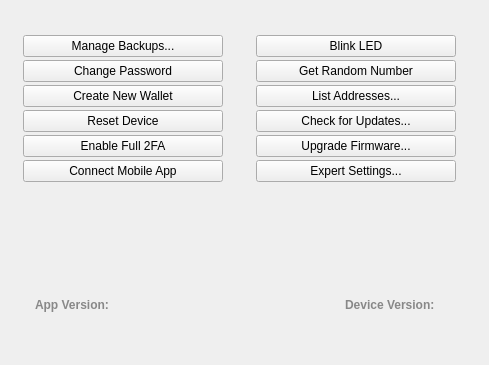
    <widget class="QWidget" name="settings">
     <property name="sizePolicy">
      <sizepolicy hsizetype="Preferred" vsizetype="Expanding">
       <horstretch>0</horstretch>
       <verstretch>0</verstretch>
      </sizepolicy>
     </property>
     <widget class="QWidget" name="verticalLayoutWidget_4">
      <property name="geometry">
       <rect>
        <x>0</x>
        <y>0</y>
        <width>480</width>
        <height>356</height>
       </rect>
      </property>
      <layout class="QVBoxLayout" name="settingsMainLayout">
       <property name="spacing">
        <number>3</number>
       </property>
       <property name="leftMargin">
        <number>10</number>
       </property>
       <property name="topMargin">
        <number>10</number>
       </property>
       <property name="rightMargin">
        <number>10</number>
       </property>
       <property name="bottomMargin">
        <number>10</number>
       </property>
       <item>
        <widget class="QPushButton" name="pushButton_4">
         <property name="enabled">
          <bool>false</bool>
         </property>
         <property name="text">
          <string/>
         </property>
         <property name="icon">
          <iconset>
           <normaloff>:/icons/dbb</normaloff>
           <disabledoff>:/icons/dbb</disabledoff>:/icons/dbb</iconset>
         </property>
         <property name="iconSize">
          <size>
           <width>64</width>
           <height>64</height>
          </size>
         </property>
         <property name="flat">
          <bool>true</bool>
         </property>
        </widget>
       </item>
       <item>
        <layout class="QHBoxLayout" name="horizontalLayout">
         <property name="spacing">
          <number>20</number>
         </property>
         <item>
          <widget class="QPushButton" name="showBackups">
           <property name="maximumSize">
            <size>
             <width>200</width>
             <height>16777215</height>
            </size>
           </property>
           <property name="toolTip">
            <string>Backup your wallet, load a different wallet, or erase backups.</string>
           </property>
           <property name="text">
            <string>Manage Backups...</string>
           </property>
          </widget>
         </item>
         <item>
          <widget class="QPushButton" name="ledButton">
           <property name="maximumSize">
            <size>
             <width>200</width>
             <height>16777215</height>
            </size>
           </property>
           <property name="toolTip">
            <string>Blink the device's LED.</string>
           </property>
           <property name="text">
            <string>Blink LED</string>
           </property>
          </widget>
         </item>
        </layout>
       </item>
       <item>
        <layout class="QHBoxLayout" name="horizontalLayout_2">
         <property name="spacing">
          <number>20</number>
         </property>
         <item>
          <widget class="QPushButton" name="passwordButton">
           <property name="maximumSize">
            <size>
             <width>200</width>
             <height>16777215</height>
            </size>
           </property>
           <property name="toolTip">
            <string>Sets a new device password.</string>
           </property>
           <property name="text">
            <string>Change Password</string>
           </property>
          </widget>
         </item>
         <item>
          <widget class="QPushButton" name="getRand">
           <property name="maximumSize">
            <size>
             <width>200</width>
             <height>16777215</height>
            </size>
           </property>
           <property name="toolTip">
            <string>Generate a random number with the device's onboard high-quality random number generator.</string>
           </property>
           <property name="text">
            <string>Get Random Number</string>
           </property>
          </widget>
         </item>
        </layout>
       </item>
       <item>
        <layout class="QHBoxLayout" name="horizontalLayout_2">
         <property name="spacing">
          <number>20</number>
         </property>
         <item>
          <widget class="QPushButton" name="seedButton">
           <property name="maximumSize">
            <size>
             <width>200</width>
             <height>16777215</height>
            </size>
           </property>
           <property name="toolTip">
            <string>Overwrite the existing wallet with a new wallet.</string>
           </property>
           <property name="text">
            <string>Create New Wallet</string>
           </property>
          </widget>
         </item>
         <item>
          <widget class="QPushButton" name="getAddress">
           <property name="maximumSize">
            <size>
             <width>200</width>
             <height>16777215</height>
            </size>
           </property>
           <property name="toolTip">
            <string>List wallet addresses and their extended public keys for different BIP32 keypaths.</string>
           </property>
           <property name="text">
            <string>List Addresses...</string>
           </property>
          </widget>
         </item>
        </layout>
       </item>
       <item>
        <layout class="QHBoxLayout" name="horizontalLayout_2">
         <property name="spacing">
          <number>20</number>
         </property>
         <item>
          <widget class="QPushButton" name="eraseButton">
           <property name="maximumSize">
            <size>
             <width>200</width>
             <height>16777215</height>
            </size>
           </property>
           <property name="toolTip">
            <string>Erase the device and reset to factory default settings. An inserted micro SD card and the backups it holds are not affected.</string>
           </property>
           <property name="text">
            <string>Reset Device</string>
           </property>
          </widget>
         </item>
         <item>
          <widget class="QPushButton" name="checkForUpdates">
           <property name="maximumSize">
            <size>
             <width>200</width>
             <height>16777215</height>
            </size>
           </property>
           <property name="toolTip">
            <string>Check online for software updates.</string>
           </property>
           <property name="text">
            <string>Check for Updates...</string>
           </property>
          </widget>
         </item>
        </layout>
       </item>
       <item>
        <layout class="QHBoxLayout" name="horizontalLayout_11">
         <property name="spacing">
          <number>20</number>
         </property>
         <property name="bottomMargin">
          <number>0</number>
         </property>
         <item>
          <widget class="QPushButton" name="lockDevice">
           <property name="maximumSize">
            <size>
             <width>200</width>
             <height>16777215</height>
            </size>
           </property>
           <property name="toolTip">
            <string>Enable two-factor authentication. Afterward, a device running the Digital Bitbox mobile app is required to send coins.</string>
           </property>
           <property name="text">
            <string>Enable Full 2FA</string>
           </property>
          </widget>
         </item>
         <item>
          <widget class="QPushButton" name="upgradeFirmware">
           <property name="maximumSize">
            <size>
             <width>200</width>
             <height>16777215</height>
            </size>
           </property>
           <property name="toolTip">
            <string>Securely upgrade your Digital Bitbox firmware.</string>
           </property>
           <property name="text">
            <string>Upgrade Firmware...</string>
           </property>
          </widget>
         </item>
        </layout>
       </item>
       <item>
        <layout class="QHBoxLayout" name="horizontalLayout_111">
         <property name="spacing">
          <number>20</number>
         </property>
         <property name="bottomMargin">
          <number>0</number>
         </property>
         <item>
          <widget class="QPushButton" name="pairDeviceButton">
           <property name="maximumSize">
            <size>
             <width>200</width>
             <height>16777215</height>
            </size>
           </property>
           <property name="toolTip">
            <string>Connect this desktop app to the Digital Bitbox mobile app by creating an encrypted communication channel.</string>
           </property>
           <property name="text">
            <string>Connect Mobile App</string>
           </property>
          </widget>
         </item>
         <item>
          <widget class="QPushButton" name="openSettings">
           <property name="maximumSize">
            <size>
             <width>200</width>
             <height>16777215</height>
            </size>
           </property>
           <property name="toolTip">
            <string>Expert configuration settings.</string>
           </property>
           <property name="text">
            <string>Expert Settings...</string>
           </property>
          </widget>
         </item>
        </layout>
       </item>
       <item>
        <spacer name="verticalSpacer_3">
         <property name="orientation">
          <enum>Qt::Vertical</enum>
         </property>
         <property name="sizeHint" stdset="0">
          <size>
           <width>20</width>
           <height>40</height>
          </size>
         </property>
        </spacer>
       </item>
       <item>
        <layout class="QHBoxLayout" name="horizontalLayout_2">
         <item>
          <layout class="QHBoxLayout" name="horizontalLayout3">
           <property name="leftMargin">
            <number>25</number>
           </property>
           <property name="topMargin">
            <number>0</number>
           </property>
           <property name="rightMargin">
            <number>25</number>
           </property>
           <property name="bottomMargin">
            <number>5</number>
           </property>
           <item>
            <layout class="QHBoxLayout" name="horizontalLayout31">
             <property name="topMargin">
              <number>0</number>
             </property>
             <property name="bottomMargin">
              <number>5</number>
             </property>
             <item>
              <widget class="QLabel" name="DBBAppVersionKey">
               <property name="font">
                <font>
                 <weight>75</weight>
                 <bold>true</bold>
                </font>
               </property>
               <property name="styleSheet">
                <string notr="true">color: #888888</string>
               </property>
               <property name="text">
                <string>App Version:</string>
               </property>
               <property name="alignment">
                <set>Qt::AlignLeading|Qt::AlignLeft|Qt::AlignVCenter</set>
               </property>
              </widget>
             </item>
             <item>
              <widget class="QLabel" name="DBBAppVersion">
               <property name="styleSheet">
                <string notr="true">color: #888888</string>
               </property>
               <property name="text">
                <string notr="true"/>
               </property>
               <property name="alignment">
                <set>Qt::AlignLeading|Qt::AlignLeft|Qt::AlignVCenter</set>
               </property>
               <property name="textInteractionFlags">
                <set>Qt::LinksAccessibleByMouse|Qt::TextSelectableByMouse</set>
               </property>
              </widget>
             </item>
            </layout>
           </item>
           <item>
            <spacer name="horizontalSpacerDeviceNameVersion">
             <property name="orientation">
              <enum>Qt::Horizontal</enum>
             </property>
             <property name="sizeType">
              <enum>QSizePolicy::Expanding</enum>
             </property>
             <property name="sizeHint" stdset="0">
              <size>
               <width>20</width>
               <height>20</height>
              </size>
             </property>
            </spacer>
           </item>
           <item>
            <layout class="QHBoxLayout" name="horizontalLayout3">
             <property name="topMargin">
              <number>0</number>
             </property>
             <property name="bottomMargin">
              <number>5</number>
             </property>
             <item>
              <widget class="QLabel" name="versionKeyLabel">
               <property name="font">
                <font>
                 <weight>75</weight>
                 <bold>true</bold>
                </font>
               </property>
               <property name="styleSheet">
                <string notr="true">color: #888888</string>
               </property>
               <property name="text">
                <string>Device Version:</string>
               </property>
               <property name="alignment">
                <set>Qt::AlignLeading|Qt::AlignLeft|Qt::AlignVCenter</set>
               </property>
              </widget>
             </item>
             <item>
              <widget class="QLabel" name="versionLabel">
               <property name="styleSheet">
                <string notr="true">color: #888888</string>
               </property>
               <property name="text">
                <string notr="true"/>
               </property>
               <property name="alignment">
                <set>Qt::AlignLeading|Qt::AlignLeft|Qt::AlignVCenter</set>
               </property>
              </widget>
             </item>
            </layout>
           </item>
          </layout>
         </item>
        </layout>
       </item>
       <item>
        <spacer name="verticalSpacer">
         <property name="orientation">
          <enum>Qt::Vertical</enum>
         </property>
         <property name="sizeType">
          <enum>QSizePolicy::Fixed</enum>
         </property>
         <property name="sizeHint" stdset="0">
          <size>
           <width>20</width>
           <height>24</height>
          </size>
         </property>
        </spacer>
       </item>
      </layout>
     </widget>
    </widget>
